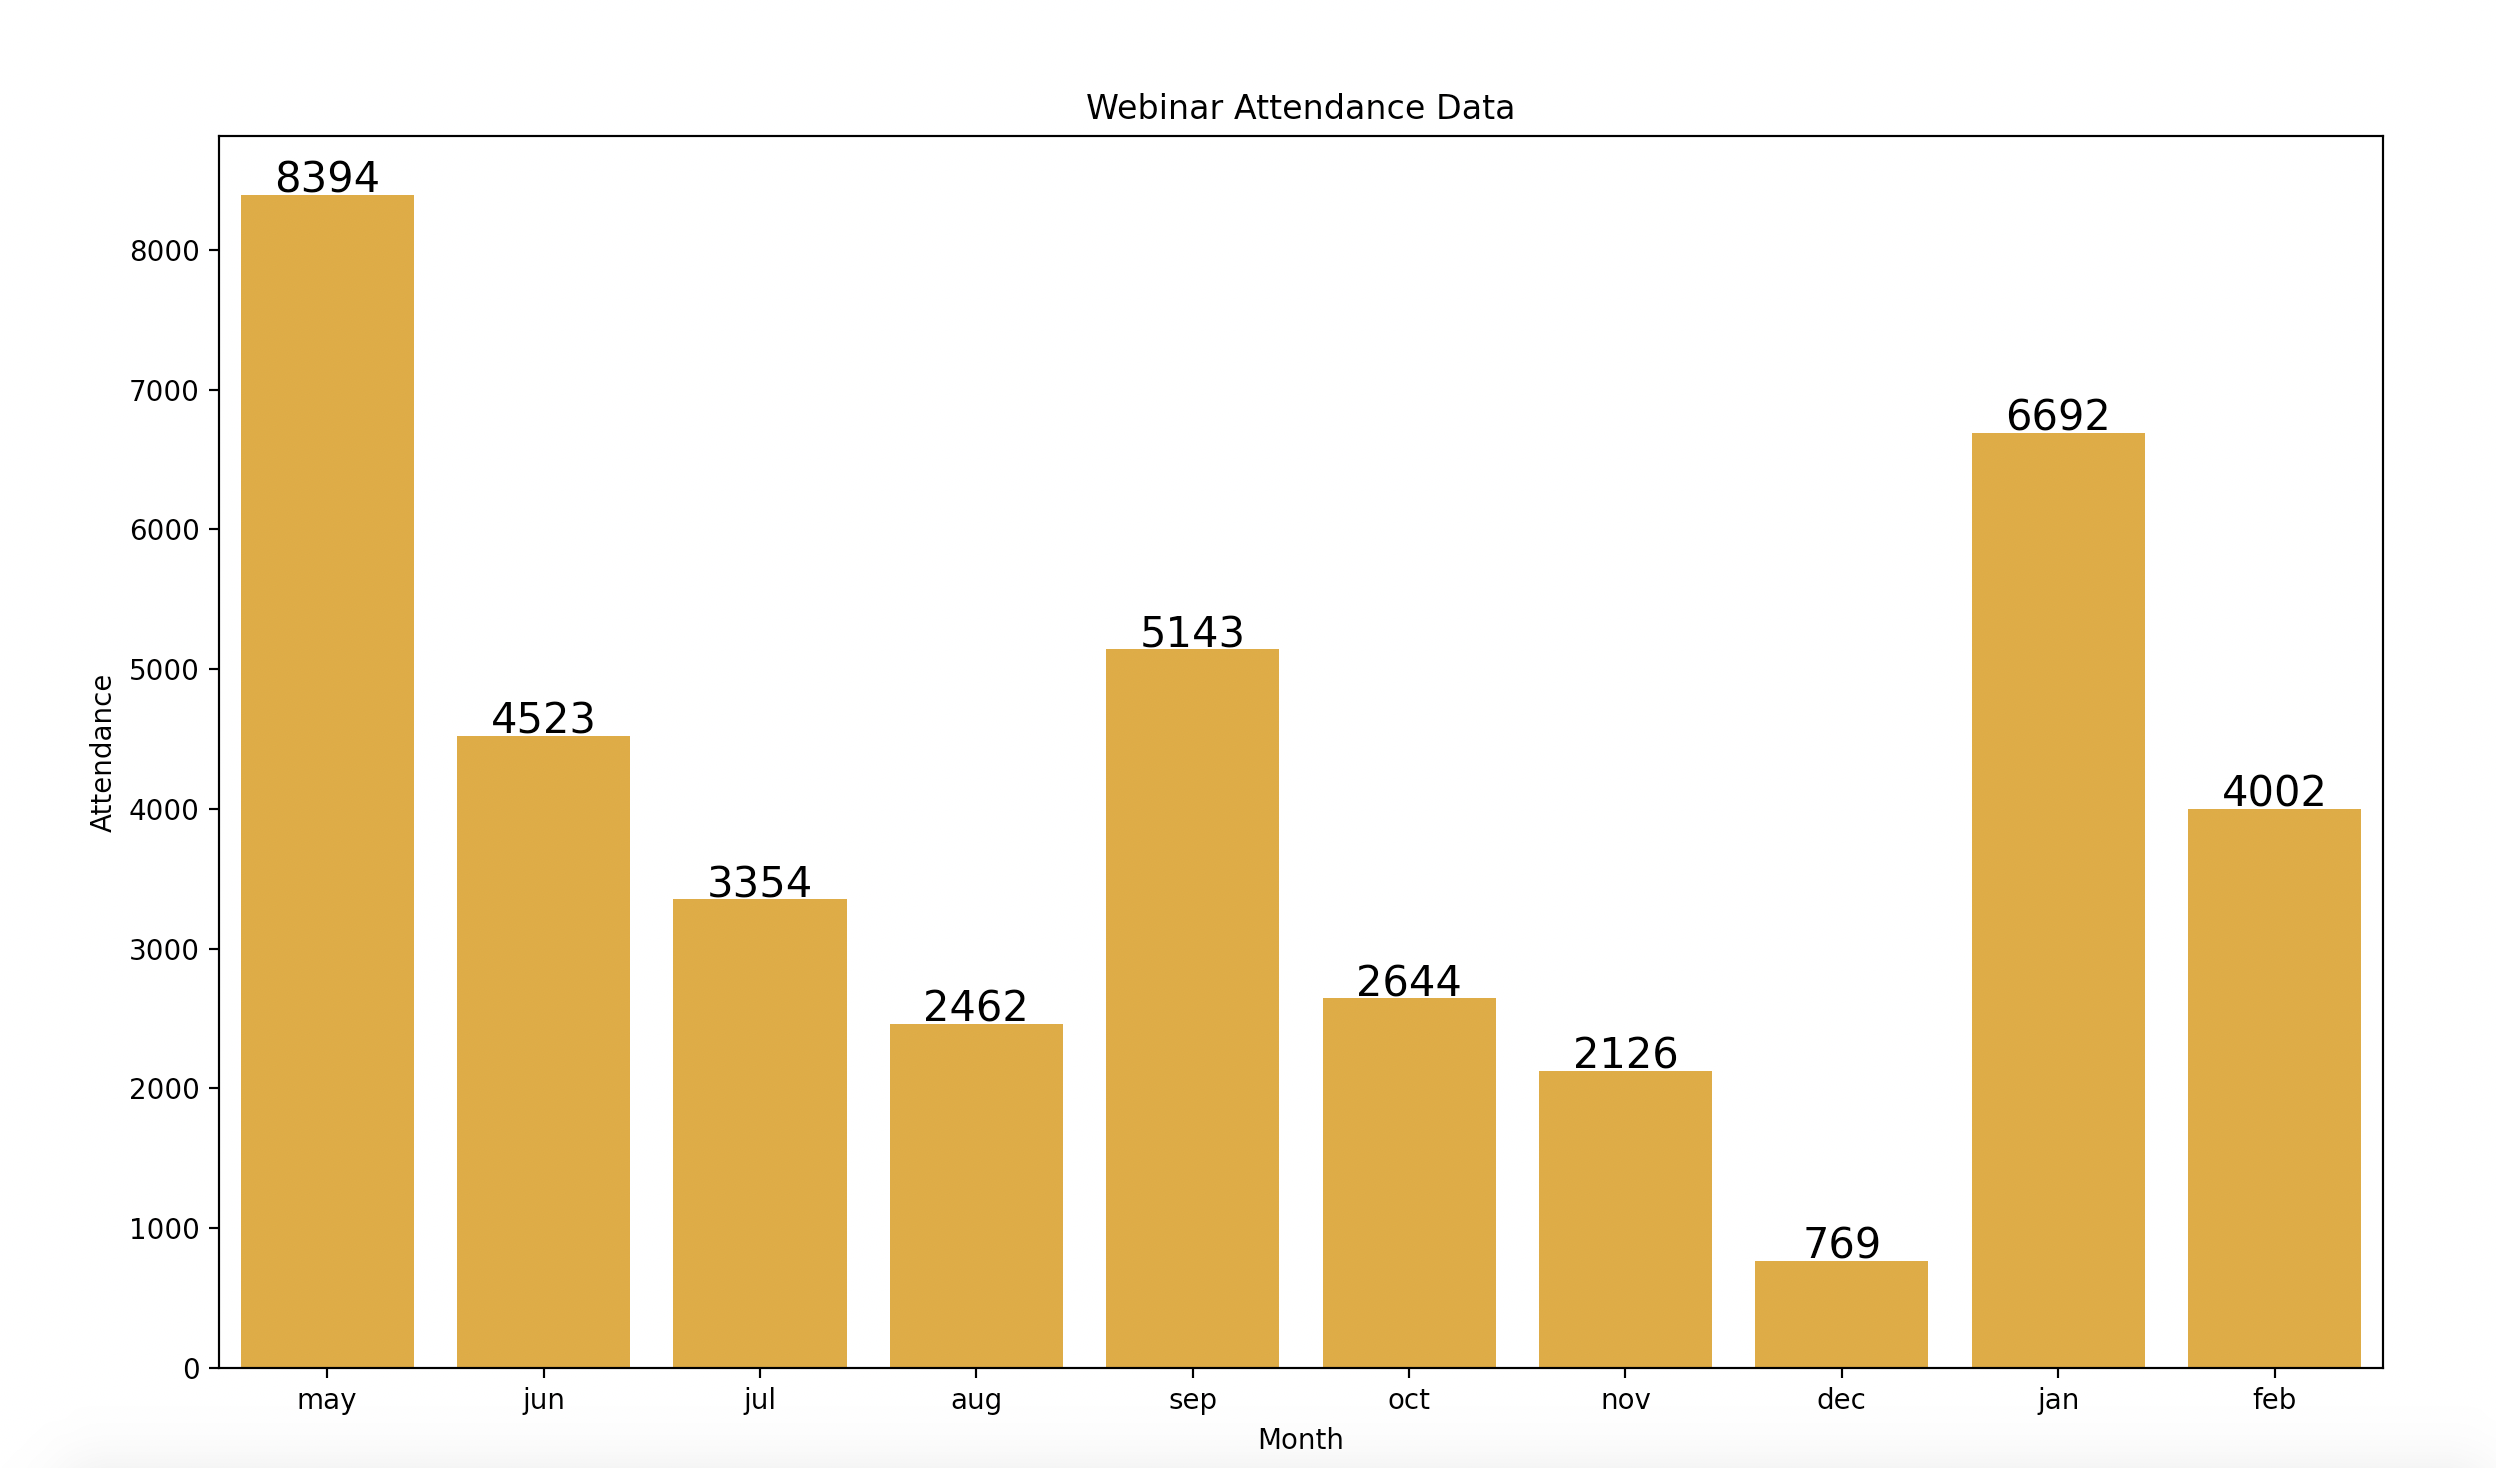

Write Python code to recreate this figure.
import csv
import json
import pandas as pd
# import Numpy and matplotlib 
from matplotlib import pyplot as plt 
import numpy 
import matplotlib
from pandas import Series, DataFrame
import seaborn as sns 


# creating master test list to store all webinar event data
master_test_list = []

# opening first of 2 files containing webinar data
with open('Webinars.csv') as csv_file:
    # setting delimiter as comma since we are working with csv file
    csv_reader = csv.reader(csv_file, delimiter=',')
    # creating line count variables to we can indicate how many rows we iterated through
    line_count = 0
    # iterating through each line of CSV file to fetch data
    for row in csv_reader:
        # if the line count is 0 we are on the first line and want to skip it
        if line_count == 0:
            # incrementing line count variable
            line_count += 1
        else:
            # incrementing line count variable
            line_count += 1
            # filterin for webinars that were sub event type Always-on Webinar
            if 'Always-on Webinar' == row[4] and row[30] != '':

                # appending month and attendance value to master_test_list
                master_test_list.append([str(row[1]).lower(), row[30]])

# opening second of 2 files containing webinar data
with open('Webinars3.csv') as csv2_file:
    # setting delimiter as comma since we are working with csv file
    csv2_reader = csv.reader(csv2_file, delimiter=',')
    # creating line count variables to we can indicate how many rows we iterated through
    line_count2 = 0
    # iterating through each line of CSV file to fetch data
    for row2 in csv2_reader:
        # if the line count is 0 we are on the first line and want to skip it
        if line_count2 == 0:
            # incrementing line count variable
            line_count2 += 1
        else:
            # incrementing line count variable
            line_count2 += 1
            # filterin for webinars that were sub event type Always-on Webinar
            if 'Always-on Webinar' == row2[9] and row2[19] != '' and 'n/a' not in row2[19]:

                # appending month and attendance value to master_test_list
                master_test_list.append([str(row2[1])[0:3].lower(), row2[19]])




# using list comprehension to get list of attendees for each month
jan_list = [int(y) for x, y in master_test_list if x == 'jan']
feb_list = [int(y) for x, y in master_test_list if x == 'feb']
mar_list = [int(y) for x, y in master_test_list if x == 'mar']
apr_list = [int(y) for x, y in master_test_list if x == 'apr']
may_list = [int(y) for x, y in master_test_list if x == 'may']
jun_list = [int(y) for x, y in master_test_list if x == 'jun']
jul_list = [int(y) for x, y in master_test_list if x == 'jul']
aug_list = [int(y) for x, y in master_test_list if x == 'aug']
sep_list = [int(y) for x, y in master_test_list if x == 'sep']
oct_list = [int(y) for x, y in master_test_list if x == 'oct']
nov_list = [int(y) for x, y in master_test_list if x == 'nov']
dec_list = [int(y) for x, y in master_test_list if x == 'dec']

# organizing data set to begin with may 2020 to feb 2021 and calculating sum for each list in the month
data_set2 = [sum(may_list), sum(jun_list), sum(jul_list), sum(aug_list), sum(sep_list), \
    sum(oct_list), sum(nov_list), sum(dec_list), sum(jan_list), sum(feb_list)]    

print(f'Number of attendees for each month starting may 2020 and ending feb 2021: {data_set2}')
print('Total number of attendees since program started: '+ str(sum(data_set2)))

# creating x axis list for graph
months = ['may', 'jun', 'jul', 'aug', 'sep', 'oct', 'nov', 'dec', 'jan', 'feb']


# Creating our own dataframe 
data = {"Month": months, 
        "Attendance": data_set2} 
  
# Now convert this dictionary type data into a pandas dataframe 
# specifying what are the column names 
df = pd.DataFrame(data, columns=['Month', 'Attendance']) 
  
  
# Defining the plot size 
plt.figure(figsize=(10, 8)) 
  
# Defining the values for x-axis, y-axis 
# and from which datafarme the values are to be picked 
plots = sns.barplot(x="Month", y="Attendance", data=df, color='orange') 
  
# Iterrating over the bars one-by-one 
for bar in plots.patches: 
    
    # Using Matplotlib's annotate function and 
    # passing the coordinates where the annotation shall be done 
    plots.annotate(format(int(bar.get_height())),      
    #plots.annotate(format(bar.get_height(), '.2f'),  
                   (bar.get_x() + bar.get_width() / 2,  
                    bar.get_height()), ha='center', va='center', 
                   size=15, xytext=(0, 5), 
                   textcoords='offset points',
                   ) 
  
  
# Setting the title for the graph 
plt.title("Webinar Attendance Data") 
  
# Fianlly showing the plot 
plt.show() 
